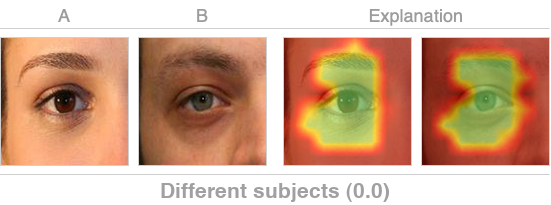
#> input picture Miscellanea/Master's Dissertation/masters_dissertation_code/Other Code/by_parts/visualization/ubipr_verification_res101_p4/1/explanation.png, 551 x 205 px, found by its file name
$ python add_interpretable_colour.py
#> lines starting #> are read from the running program, lines starting #| are printed output that depends on the picture
import os, sys

# prevent the creation of "__pycache__"
sys.dont_write_bytecode = True

import numpy as np
from PIL import Image

####################################################################################################
# CONTROL VARIABLES
####################################################################################################
# the values are the default ones (NOTE: if the values are to be changed, do so in this "if" branch)
if(len(sys.argv) == 1):
    IMAGE_SIZE = 128
    EXPLANATION_PATH = "../explanation.png"

# the values are coming from the "explain_pair.py" master script
else:
    IMAGE_SIZE = int(sys.argv[1])
    EXPLANATION_PATH = sys.argv[2]

def add_interpretable_colour(explanation, real_image): # auxiliary function, adds colour to an existing greyscale explanation

    if(explanation is None): return(None)

    real_image = Image.fromarray(np.dot(real_image[...,:3], [0.2989, 0.5870, 0.1140]).astype(np.uint8)).convert("RGBA")
    real_image_np = np.asarray(real_image).copy()
    real_image_np[:, :, 3] = 80
    real_image = Image.fromarray(real_image_np.astype(np.uint8))

    coloured_explanation = explanation.copy()

    values = []

    for i in range(coloured_explanation.shape[0]):
        for j in range(coloured_explanation.shape[1]):
            if(coloured_explanation[i][j][0] not in values): values.append(coloured_explanation[i][j][0])

    values.sort()

    green_tones = np.linspace(0.5, 0, 1 * int(round(len(values) / 3, 0)) + 1)
    greens = {i: green_tones[values.index(i)] for i in values[:(len(values) // 3) * 1]}

    red_tones = np.linspace(0.05, 1.0, 2 * int(round(len(values) / 3, 0)) + 3)
    reds = {i: red_tones[values.index(i) - ((len(values) // 3) * 1)] for i in values[(len(values) // 3) * 1:]}

    for i in range(coloured_explanation.shape[0]):
        for j in range(coloured_explanation.shape[1]):
            if(coloured_explanation[i][j][0] in reds.keys()): coloured_explanation[i][j] = np.asarray([245, 39, 87, 255 * max(0, reds[coloured_explanation[i][j][0]])])
            else: coloured_explanation[i][j] = np.asarray([24, 196, 93, 127.5 * greens[coloured_explanation[i][j][0]]])

    return(coloured_explanation)

if(__name__ == "__main__"):

    explanation = np.asarray(Image.open(EXPLANATION_PATH).convert("RGBA")).copy()
#> explanation is the input picture: shape (205, 551, 4); mean R, G, B, A 117.1, 79.3, 54.2, 157.3

    # -----------------------------------------------------------------------------------
    # load the greyscale explanation(s)
    # -----------------------------------------------------------------------------------
    if(explanation.shape[1] < 500): # the explanation is only applied to image B
        image_A = None
        image_B = explanation[38:37 + IMAGE_SIZE, 139:(139 + (IMAGE_SIZE - 1)), :].copy()

        explanation_A = None
        explanation_B = explanation[38:37 + IMAGE_SIZE, 285:(285 + (IMAGE_SIZE - 1)), :]

    else:
        image_A = explanation[38:37 + IMAGE_SIZE, 1:(1 + IMAGE_SIZE - 1), :].copy()
        image_B = explanation[38:37 + IMAGE_SIZE, 139:(139 + (IMAGE_SIZE - 1)), :].copy()

        explanation_A = explanation[38:37 + IMAGE_SIZE, 284:(284 + (IMAGE_SIZE - 1)), :]
        explanation_B = explanation[38:37 + IMAGE_SIZE, 422:(422 + (IMAGE_SIZE - 1)), :]
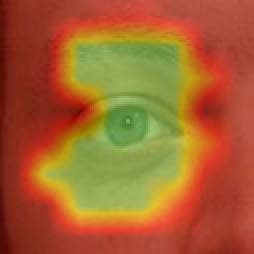
#> explanation_B: shape (127, 127, 4) (shown 2 times larger); mean R, G, B, A 165.8, 97.3, 47.6, 255

    # ----------------------------------------------------------------------------------------------------------------------
    # add colour to the existing explanation(s)
    # ----------------------------------------------------------------------------------------------------------------------
    coloured_explanation_A = add_interpretable_colour(explanation_A, image_A)
#> in add_interpretable_colour, `real_image_np[:, :, 3] = 80`:
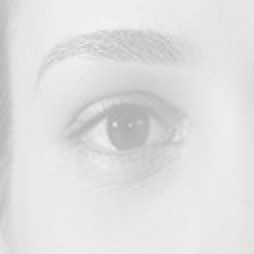
#> real_image_np: shape (127, 127, 4) (shown 2 times larger); mean R, G, B, A 159, 159, 159, 80; transparent parts drawn white
#> after the loop in add_interpretable_colour, `for i in range(coloured_explanation.shape[0]):`: values = 183 values, max 255 at index 42, min 70 at index 182, mean 164
#> in add_interpretable_colour, `green_tones = np.linspace(0.5, 0, 1 * int(round(len(values) / 3, 0)) +..`: green_tones = 62 values, max 0.5 at index 0, min 0 at index 61, mean 0.25
#> in add_interpretable_colour, `greens = {i: green_tones[values.index(i)] for i in values[:(len(values..`: greens = 61 items
#> in add_interpretable_colour, `red_tones = np.linspace(0.05, 1.0, 2 * int(round(len(values) / 3, 0)) ..`: red_tones = 125 values from 0.05 to 1
#> in add_interpretable_colour, `reds = {i: red_tones[values.index(i) - ((len(values) // 3) * 1)] for i..`: reds = 122 items
#> after the loop in add_interpretable_colour, `for i in range(coloured_explanation.shape[0]):`:
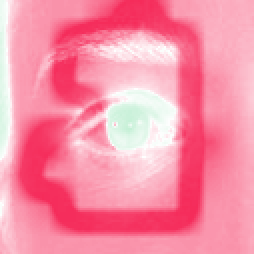
#> coloured_explanation: shape (127, 127, 4) (shown 2 times larger); mean R, G, B, A 229.4, 50.1, 87.4, 131.7; transparent parts drawn white
    coloured_explanation_B = add_interpretable_colour(explanation_B, image_B)
#> in add_interpretable_colour (call 2), `real_image = Image.fromarray(np.dot(real_image[...,:3], [0.2989, 0.587..`:
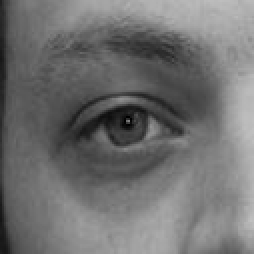
#> real_image: PIL image 127x127 RGBA (shown 2 times larger); mean R, G, B, A 112.4, 112.4, 112.4, 255
#> in add_interpretable_colour (call 2), `real_image_np[:, :, 3] = 80`:
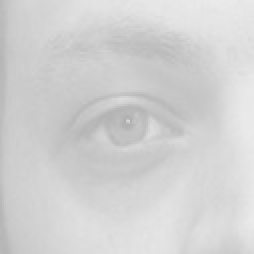
#> real_image_np: shape (127, 127, 4) (shown 2 times larger); mean R, G, B, A 112.4, 112.4, 112.4, 80; transparent parts drawn white
#> after the loop in add_interpretable_colour (call 2), `for i in range(coloured_explanation.shape[0]):`: values = 164 values, max 239 at index 162, min 74 at index 152, mean 157.5
#> in add_interpretable_colour (call 2), `green_tones = np.linspace(0.5, 0, 1 * int(round(len(values) / 3, 0)) +..`: green_tones = 56 values, max 0.5 at index 0, min 0 at index 55, mean 0.25
#> in add_interpretable_colour (call 2), `greens = {i: green_tones[values.index(i)] for i in values[:(len(values..`: greens = 54 items
#> in add_interpretable_colour (call 2), `red_tones = np.linspace(0.05, 1.0, 2 * int(round(len(values) / 3, 0)) ..`: red_tones = 113 values from 0.05 to 1
#> in add_interpretable_colour (call 2), `reds = {i: red_tones[values.index(i) - ((len(values) // 3) * 1)] for i..`: reds = 110 items
#> after the loop in add_interpretable_colour (call 2), `for i in range(coloured_explanation.shape[0]):`:
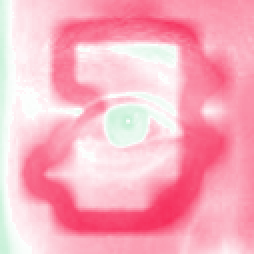
#> coloured_explanation: shape (127, 127, 4) (shown 2 times larger); mean R, G, B, A 219, 57.4, 87.7, 94.9; transparent parts drawn white

    if(explanation_A is not None): explanation[38:37 + IMAGE_SIZE, 284:(284 + (IMAGE_SIZE - 1)), :] = coloured_explanation_A
    explanation[38:37 + IMAGE_SIZE, 422:(422 + (IMAGE_SIZE - 1)), :] = coloured_explanation_B
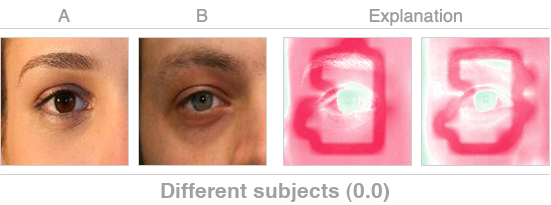
#> explanation: shape (205, 551, 4); mean R, G, B, A 129.9, 63.3, 63.1, 116.8; transparent parts drawn white

    Image.fromarray(explanation.astype(np.uint8)).save(EXPLANATION_PATH)
